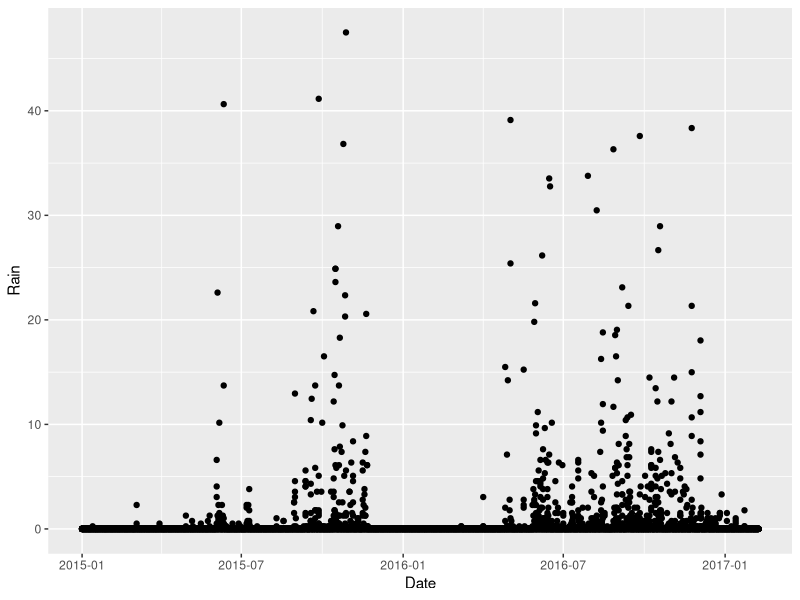
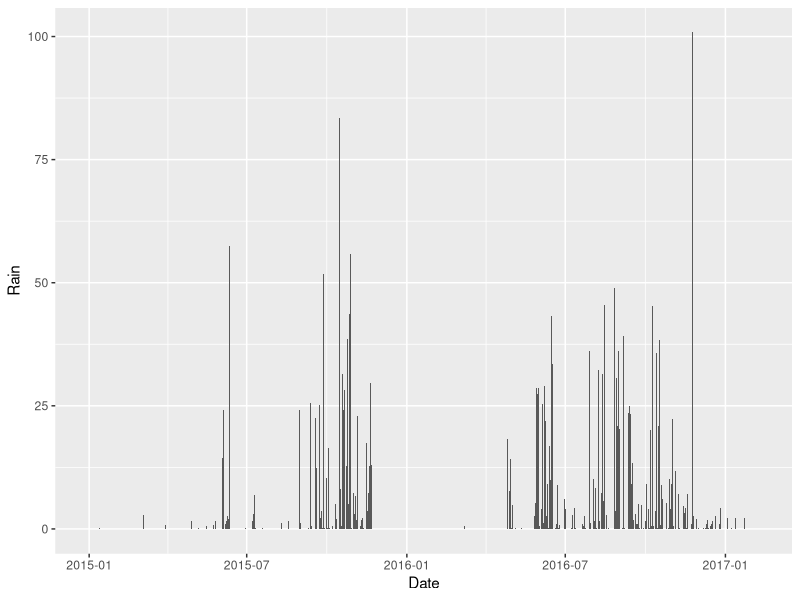
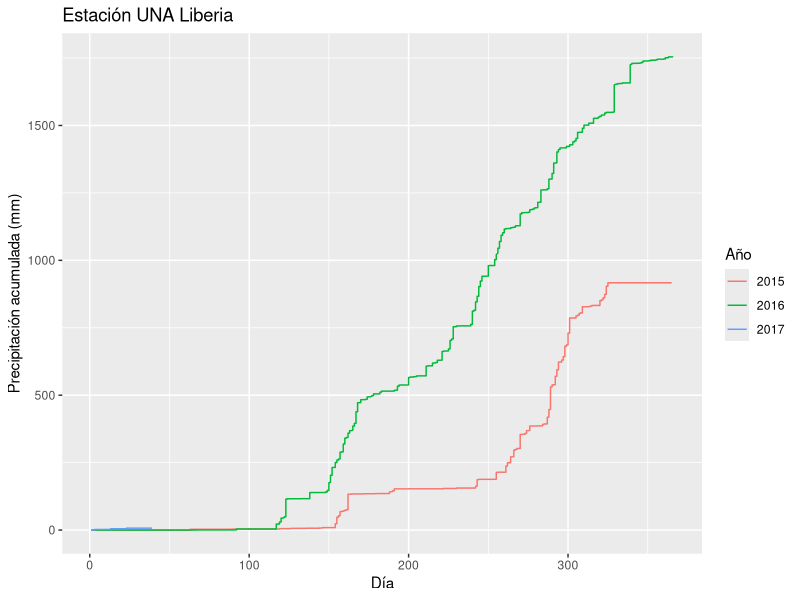

Reproduce these figures in R, in order.
## ---- chunk 1

setwd("~/Google Drive/RAnalisis/ClimaHIDROCEC")
library(tidyverse)
library(stringr)
library(lubridate)
## ---- chunk 2
datos1 <- read_csv("DatosUNA_2015-oct2016Completos.csv", skip=2, col_names = FALSE, 
                   col_types = cols(.default = col_character()))
datos2 <- read_tsv("Davis_HIDROCEC_Jun2016_Feb2017.txt", skip=2, col_names = FALSE, 
                   col_types = cols(.default = col_character()))
## ---- chunk 3
header1 <- scan("DatosUNA_2015-oct2016Completos.csv", nlines = 1, what = character(), sep = ",") 
header2 <- scan("DatosUNA_2015-oct2016Completos.csv", skip = 1, nlines = 1, what = character(), sep = ",") 
names(datos1) <- paste0(header1, header2)


header10 <- scan("Davis_HIDROCEC_Jun2016_Feb2017.txt", nlines = 1, what = character(), sep = "\t")
header20 <- scan("Davis_HIDROCEC_Jun2016_Feb2017.txt", skip = 1, nlines = 1, what = character(), sep = "\t") 
names(datos2) <- paste0(header10, header20)
## ---- chunk 4
datos1[datos1=="---"] <- NA
datos1$Date <- as.Date((datos1$Date), format="%m/%d/%Y")
datos1$Time <- parse_time(datos1$Time, "%I:%M %p")
datos1_conv <- type_convert(datos1)

datos2[datos2=="---"] <- NA
datos2$Date <- as.Date((datos2$Date), format="%m/%d/%y")

datos2$Time <- gsub("a", "AM", datos2$Time)
datos2$Time <- gsub("p", "PM", datos2$Time)

datos2$Time <- parse_time(datos2$Time, "%I:%M %p")
datos2_conv <- type_convert(datos2)
## ---- chunk 5
cols_com <- intersect(colnames(datos1), colnames(datos2))
datos1_com <- subset(datos1, select = cols_com)
datos2_com <- subset(datos2, select = cols_com)
datos <- rbind(datos1_com, datos2_com)

datos_unicos <- distinct(datos, Date, Time, .keep_all = TRUE)
## ---- chunk 6
datos_unicos$Rain <- parse_double(datos_unicos$Rain)
ggplot(datos_unicos, aes(Date, Rain)) + geom_point()

lluvia_dia = datos_unicos %>% group_by(year(datos_unicos$Date), month(datos_unicos$Date), day(datos_unicos$Date)) %>% summarise(sum(Rain), Date = first(Date))

colnames(lluvia_dia) <- c("year", "month", "day", "Rain", "Date")

g1 = ggplot(lluvia_dia, aes(Date,Rain))
g1 + geom_bar(stat = "identity")


datos_unicos$year = year(datos_unicos$Date)
datos_unicos = mutate(group_by(datos_unicos, year), cumRain = cumsum(Rain))

datos_unicos$juliano = yday(datos_unicos$Date) #convertir a día juliano

g6 = ggplot(datos_unicos, aes(juliano, cumRain, color = factor(year(Date))))
g6 + geom_line() + ggtitle("Estación UNA Liberia") +
  xlab("Día") + ylab("Precipitación acumulada (mm)") +
  scale_color_discrete(name="Año")

